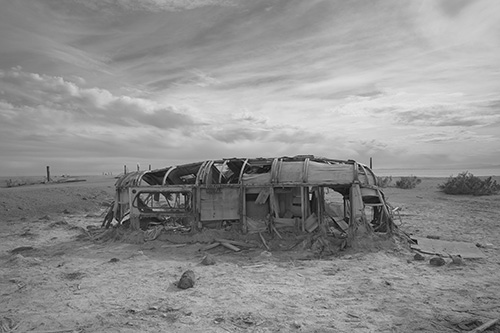
#> input picture files/low_constrast.jpg, 500 x 333 px, found by its file name
$ python equalization.py
#> lines starting #> are read from the running program, lines starting #| are printed output that depends on the picture
import matplotlib.pylab as plt
import matplotlib.image as Image
#from PIL import Image
import numpy as np


def histeq(img, show=0):
	flat = img.flatten()
	hist = getImgHist(flat)
	if show:
		#plt.hist(flat, bins=50)
		plt.plot(hist)#, bins=255)
		plt.show()
	cdf = getImgCdf(hist)
	if show:
		plt.plot(cdf)
		plt.show()
	cdf = normalCdf(cdf, flat.shape[0])
	if show:
		plt.plot(cdf)
		plt.show()
	eq = cdfEq(cdf, flat, img.shape)
	return eq

def normalCdf(cdf, shape):
	cdf =  np.round(cdf / shape * 255)
	return cdf.astype(np.uint8)

def cdfEq(cdf, flat, shape):
	eq = cdf[flat]
	eq = eq.reshape(shape)
	return eq

def getImgHist(img):
	hist = np.zeros((255),dtype=np.int32)
	for i in img:
		hist[i] += 1
	return hist

def getImgCdf(hist):
	cdf = hist.copy()
	for i in range(1, cdf.shape[0]):
		cdf[i] += cdf[i-1]
	return cdf


def main():
	file = "../../../files/low_constrast.jpg"
	""" PIL
	img = Image.open(file)
	img = np.array(img)
	img = np.dstack((img,img,img))
	print("image shape,", img.shape,img.flatten().shape)
	nimg = histeq(img, 1)
	simg = np.hstack((img, nimg))
	print(img.shape, nimg.shape, simg.shape)
	aimg = Image.fromarray(simg,'RGB')
	aimg.show()
	"""
	# matplotlib image
	img = Image.imread(file)
#> img is the input picture: shape (333, 500); min 0, max 230, mean 143.2
	#img = np.array(img)
	img = np.dstack((img,img,img))
	print("image shape,", img.shape,img.flatten().shape)
#| image shape, (333, 500, 3) (499500,)
	nimg = histeq(img, 1)
#> the loop in getImgHist, `for i in img:` made 499500 passes
#> i on passes 1 to 3: 127, 127, 127
#> after the loop in getImgHist, `for i in img:`: hist = 255 values, max 6243 at index 134, min 0 at index 1, mean 1958.8
#> in getImgCdf, `cdf = hist.copy()`: cdf has the same summary as hist in getImgHist
#> after the loop in getImgCdf, `for i in range(1, cdf.shape[0]):`: cdf = 255 values from 6 to 499500
#> in normalCdf, `cdf =  np.round(cdf / shape * 255)`: cdf = 255 values from 0 to 255
#> in cdfEq, `eq = eq.reshape(shape)`:
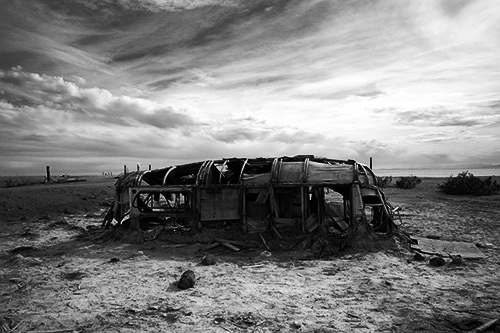
#> eq: shape (333, 500, 3); min 0, max 255, mean 128.5
	simg = np.hstack((img, nimg))
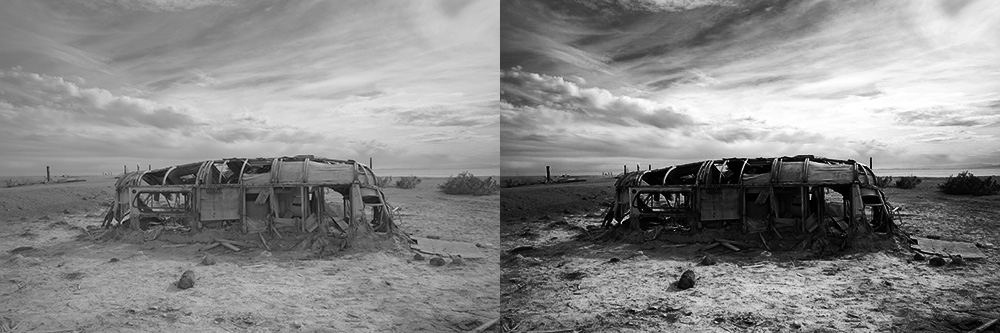
#> simg: shape (333, 1000, 3); min 0, max 255, mean 135.9
	print(img.shape, nimg.shape, simg.shape)
#| (333, 500, 3) (333, 500, 3) (333, 1000, 3)
	plt.imshow(simg)
	plt.show()

if __name__ == '__main__':
	main()
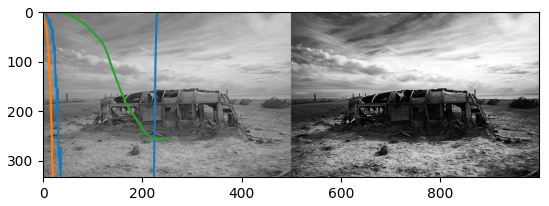
#> figure drawn by matplotlib, 1 panel
